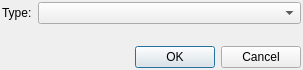
<?xml version="1.0" encoding="UTF-8"?>
<ui version="4.0">
 <class>GraphicsTypeDialog</class>
 <widget class="QWidget" name="GraphicsTypeDialog">
  <property name="geometry">
   <rect>
    <x>0</x>
    <y>0</y>
    <width>303</width>
    <height>70</height>
   </rect>
  </property>
  <property name="sizePolicy">
   <sizepolicy hsizetype="Preferred" vsizetype="Preferred">
    <horstretch>0</horstretch>
    <verstretch>0</verstretch>
   </sizepolicy>
  </property>
  <property name="windowTitle">
   <string>Select by Graphics Object Type</string>
  </property>
  <layout class="QGridLayout" name="gridLayout">
   <property name="margin">
    <number>2</number>
   </property>
   <item row="0" column="0">
    <widget class="QLabel" name="label">
     <property name="sizePolicy">
      <sizepolicy hsizetype="Maximum" vsizetype="Preferred">
       <horstretch>0</horstretch>
       <verstretch>0</verstretch>
      </sizepolicy>
     </property>
     <property name="text">
      <string>Type:</string>
     </property>
    </widget>
   </item>
   <item row="3" column="0" colspan="3">
    <widget class="QDialogButtonBox" name="buttonBox">
     <property name="standardButtons">
      <set>QDialogButtonBox::Cancel|QDialogButtonBox::Ok</set>
     </property>
    </widget>
   </item>
   <item row="2" column="0">
    <spacer name="verticalSpacer">
     <property name="orientation">
      <enum>Qt::Vertical</enum>
     </property>
     <property name="sizeHint" stdset="0">
      <size>
       <width>20</width>
       <height>40</height>
      </size>
     </property>
    </spacer>
   </item>
   <item row="0" column="1" colspan="2">
    <widget class="QComboBox" name="typeCB"/>
   </item>
  </layout>
 </widget>
 <resources/>
 <connections/>
</ui>
